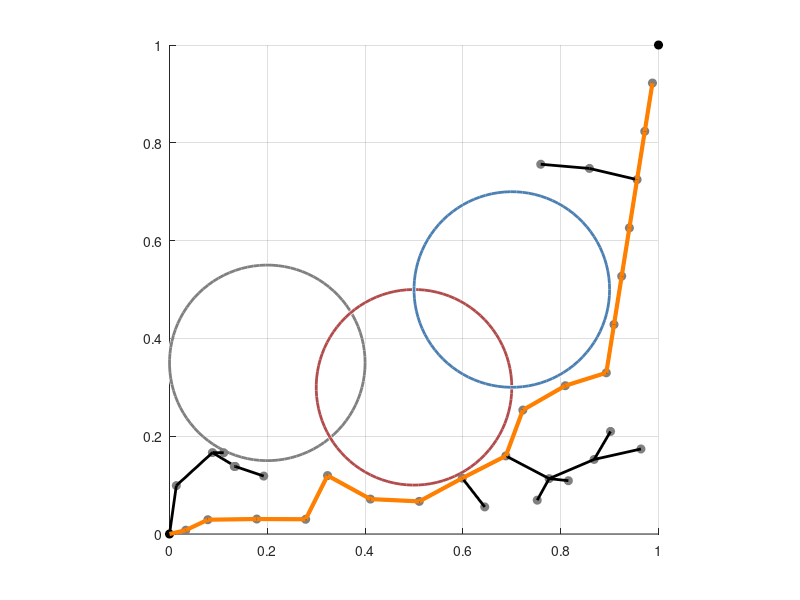

This figure's MATLAB source:
% Goal Bias

clear
close all
% Environment initiation
theta_start.coord = [0; 0];
theta_goal = [1; 1];

% Obstacle Parameters
% First obstacle center and radius
center = [0.2; 0.35];
radius = 0.2;
% Second obstacle center and radius
center2 = [0.5; 0.3]; 
radius2 = 0.2;
% Third obstacle center and radius
center3 = [0.7; 0.5];
radius3 = 0.2;

% Specifying parameters
epsilon = 0.1;
delta = 0.1;
N = 1000;

% Visualizing the environment
figure
grid on
hold on
axis([0, 1, 0, 1])
axis equal
viscircles(center', radius, 'Color', [0.5, 0.5, 0.5]);
viscircles(center2', radius2, 'Color', [0.7, 0.3, 0.3]); % Visualizing the second obstacle
viscircles(center3', radius3, 'Color', [0.3, 0.5, 0.7]); % Visualizing the third obstacle
plot(0, 0, 'ko', 'MarkerFaceColor', 'k')
plot(1, 1, 'ko', 'MarkerFaceColor', 'k')

% Initializing the tree
theta_start.parent = 0;
G(1) = theta_start;

for idx = 1:N
    
    % Stop if the last node in G is close to theta_goal
    if norm(G(end).coord  - theta_goal) < epsilon
        break
    end

    % sample random joint position: probability 0.2
    
    if rand() < 0.2
        theta_rand = theta_goal;
    else
        theta_rand = rand(2,1);
    end
    
    % find node in G nearest to theta_rand
    min_dist = inf;
    theta_near_index = 0;

    for jdx = 1:length(G)
        coord = G(jdx).coord;
        dist = norm(theta_rand - coord);
        if dist < min_dist
            min_dist = dist;
            theta_near_index = jdx;
        end
    end

    theta_near = G(theta_near_index);
    % take a step from theta_near towards theta_rand
    vec_to_rand = theta_rand - theta_near.coord;
    dist_to_rand = norm(vec_to_rand);
    if dist_to_rand < delta
        theta_new.coord = theta_rand;
    else
        theta_new.coord = theta_near.coord + delta * ...
        vec_to_rand/dist_to_rand;
    end
    
    % check if theta_new is collision free with all obstacles
    dist_to_obs1 = norm(theta_new.coord - center);
    dist_to_obs2 = norm(theta_new.coord - center2);
    dist_to_obs3 = norm(theta_new.coord - center3);
    if dist_to_obs1 < radius || dist_to_obs2 < radius2 || dist_to_obs3 < radius3
        continue
    end

    % if collision free, add theta_new to tree with parent theta_near
    theta_new.parent = theta_near_index;
    G = [G, theta_new];
    % plot node and edge
    plot(theta_new.coord(1), theta_new.coord(2), 'o', 'Color', [0.5, 0.5, 0.5], ...
    'MarkerFaceColor', [0.5, 0.5, 0.5])
    line([theta_near.coord(1), theta_new.coord(1)], [theta_near.coord(2), ...
    theta_new.coord(2)], 'Color', 'k', 'LineWidth', 2);
    drawnow

end

% work backwards from the final node to the root of the tree
child_theta = G(end);
while child_theta.parent ~= 0

    parent_theta_index = child_theta.parent;
    parent_theta = G(parent_theta_index);
    line([child_theta.coord(1), parent_theta.coord(1)], ...
        [child_theta.coord(2), parent_theta.coord(2)], ...
        'Color', [1, 0.5, 0], 'LineWidth', 3);
    child_theta = parent_theta;
end